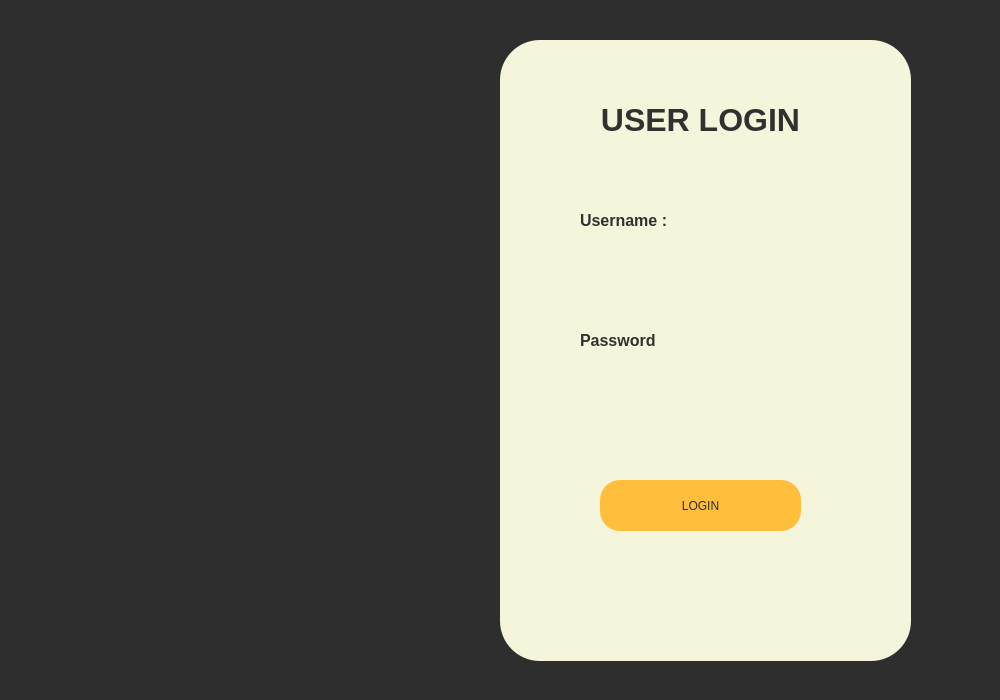
<?xml version="1.0" encoding="UTF-8"?>
<ui version="4.0">
 <class>user_authentication</class>
 <widget class="QDialog" name="user_authentication">
  <property name="geometry">
   <rect>
    <x>0</x>
    <y>0</y>
    <width>1000</width>
    <height>700</height>
   </rect>
  </property>
  <property name="windowTitle">
   <string>Dialog</string>
  </property>
  <property name="styleSheet">
   <string notr="true">background-color: rgb(46, 46, 46);</string>
  </property>
  <widget class="QFrame" name="frame">
   <property name="geometry">
    <rect>
     <x>500</x>
     <y>40</y>
     <width>411</width>
     <height>621</height>
    </rect>
   </property>
   <property name="styleSheet">
    <string notr="true">background-color: rgb(245, 245, 220);


border-radius:40px;
</string>
   </property>
   <property name="frameShape">
    <enum>QFrame::Shape::StyledPanel</enum>
   </property>
   <property name="frameShadow">
    <enum>QFrame::Shadow::Raised</enum>
   </property>
   <widget class="QPushButton" name="pushButton_2">
    <property name="geometry">
     <rect>
      <x>100</x>
      <y>440</y>
      <width>201</width>
      <height>51</height>
     </rect>
    </property>
    <property name="styleSheet">
     <string notr="true">font: 12pt &quot;Segoe UI&quot;;
background-color: rgb(255, 191, 60);
color: rgb(46, 46, 46);
font: 12pt &quot;Segoe UI&quot;;
border-radius:20px;</string>
    </property>
    <property name="text">
     <string>LOGIN</string>
    </property>
   </widget>
   <widget class="QLineEdit" name="lineEdit">
    <property name="geometry">
     <rect>
      <x>60</x>
      <y>200</y>
      <width>281</width>
      <height>31</height>
     </rect>
    </property>
    <property name="styleSheet">
     <string notr="true">color: rgb(13, 13, 13);
border-bottom-color: rgb(12, 12, 12);</string>
    </property>
   </widget>
   <widget class="QLineEdit" name="lineEdit_2">
    <property name="geometry">
     <rect>
      <x>60</x>
      <y>320</y>
      <width>281</width>
      <height>31</height>
     </rect>
    </property>
    <property name="styleSheet">
     <string notr="true">color: rgb(13, 13, 13);</string>
    </property>
   </widget>
   <widget class="QLabel" name="label_2">
    <property name="geometry">
     <rect>
      <x>80</x>
      <y>170</y>
      <width>91</width>
      <height>21</height>
     </rect>
    </property>
    <property name="font">
     <font>
      <pointsize>12</pointsize>
     </font>
    </property>
    <property name="styleSheet">
     <string notr="true">color: rgb(49, 49, 49);</string>
    </property>
    <property name="text">
     <string>&lt;html&gt;&lt;head/&gt;&lt;body&gt;&lt;p&gt;&lt;span style=&quot; font-weight:700;&quot;&gt;Username :&lt;/span&gt;&lt;/p&gt;&lt;/body&gt;&lt;/html&gt;</string>
    </property>
   </widget>
   <widget class="QLabel" name="label_3">
    <property name="geometry">
     <rect>
      <x>80</x>
      <y>290</y>
      <width>81</width>
      <height>21</height>
     </rect>
    </property>
    <property name="font">
     <font>
      <pointsize>12</pointsize>
     </font>
    </property>
    <property name="styleSheet">
     <string notr="true">color: rgb(49, 49, 49);</string>
    </property>
    <property name="text">
     <string>&lt;html&gt;&lt;head/&gt;&lt;body&gt;&lt;p&gt;&lt;span style=&quot; font-weight:700;&quot;&gt;Password :&lt;/span&gt;&lt;/p&gt;&lt;/body&gt;&lt;/html&gt;</string>
    </property>
   </widget>
   <widget class="QLabel" name="label">
    <property name="geometry">
     <rect>
      <x>90</x>
      <y>50</y>
      <width>221</width>
      <height>61</height>
     </rect>
    </property>
    <property name="font">
     <font>
      <pointsize>24</pointsize>
     </font>
    </property>
    <property name="styleSheet">
     <string notr="true">color: rgb(49, 49, 49);</string>
    </property>
    <property name="text">
     <string>&lt;html&gt;&lt;head/&gt;&lt;body&gt;&lt;p align=&quot;center&quot;&gt;&lt;span style=&quot; font-weight:700;&quot;&gt;USER LOGIN&lt;/span&gt;&lt;/p&gt;&lt;/body&gt;&lt;/html&gt;</string>
    </property>
   </widget>
  </widget>
  <widget class="QLabel" name="label_4">
   <property name="geometry">
    <rect>
     <x>40</x>
     <y>10</y>
     <width>401</width>
     <height>621</height>
    </rect>
   </property>
   <property name="styleSheet">
    <string notr="true">image: url(:/pre/smart_canteen_logo_transparent.png);</string>
   </property>
   <property name="text">
    <string/>
   </property>
  </widget>
 </widget>
 <resources/>
 <connections/>
</ui>
